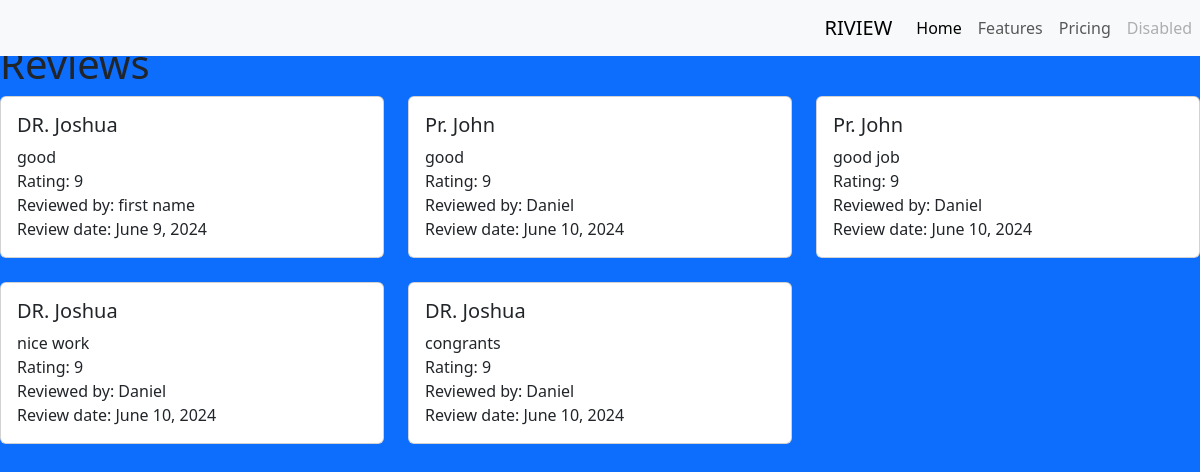
The page /review_list on the database as committed earlier.
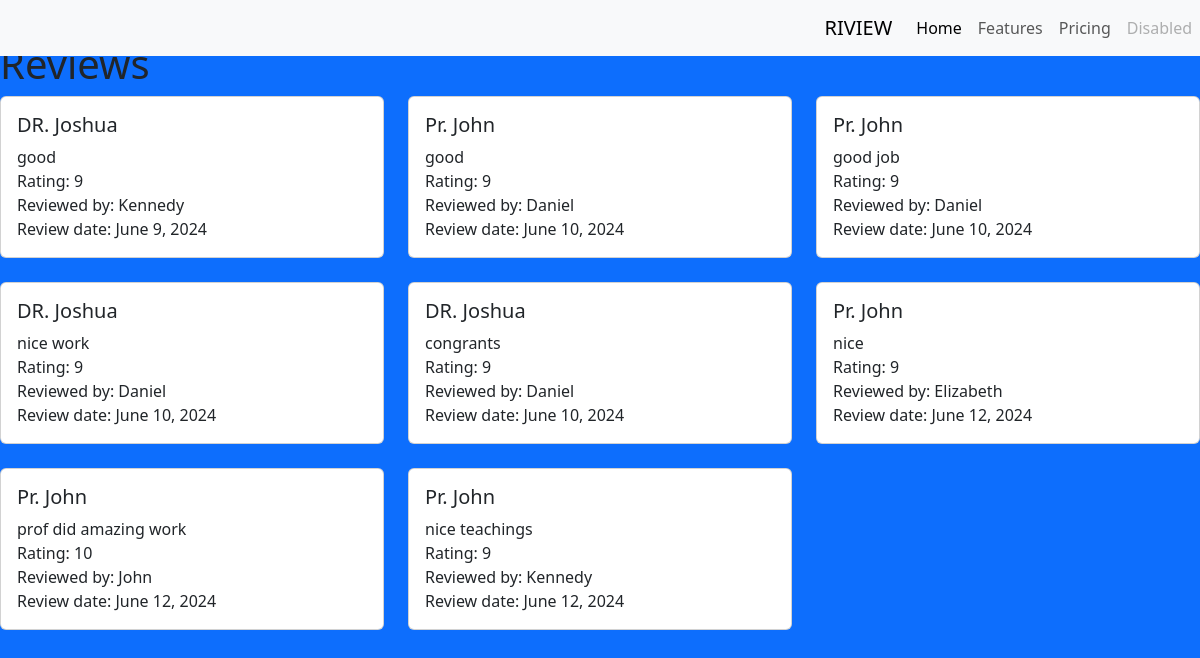
The same page on the database as committed later.
### students/models.py (models this page shows, shortened)
class Review_detail(models.Model):
    lecturer = models.ForeignKey(Lecturer, on_delete=models.CASCADE)
    student = models.ForeignKey(Student, on_delete=models.CASCADE)
    comment = models.TextField()
    rating = models.IntegerField()
    review_date = models.DateField(default=timezone.now)

class Lecturer(models.Model):
    name = models.CharField(max_length=100)
    email = models.EmailField()
    department = models.CharField(max_length=100)
    students = models.ForeignKey(Student, on_delete=models.CASCADE)

class Student(models.Model):
    username = models.CharField(max_length=20)
    first_name = models.CharField(max_length=20)
    last_name = models.CharField(max_length=20)
    phone = models.CharField(max_length=15)
    email = models.EmailField()
    user = models.ForeignKey(User, on_delete=models.CASCADE)
    year_of_study = models.IntegerField()
    program = models.CharField(max_length=100)
    reg_no = models.CharField(max_length=100)
    password= models.CharField(max_length=100)

### students/views.py (the view)
# urls.py: path("review_list", review_list, name="review_list")
def review_list(request):
    reviews = Review_detail.objects.all()
    context = {
        'reviews': reviews
    }
    return render(request, 'review_list.html', context)

### students/templates/review_list.html
{% extends 'base.html' %}
{% block main %}
<h1>Reviews</h1>
<div class="row">
    {% for review in reviews %}
    <div class="col-md-4">
        <div class="card mb-4">
            <div class="card-body">
                <h5 class="card-title">{{ review.lecturer.name }}</h5>
                <div class="card-text">{{ review.comment }}</div>
                <div class="card-text">Rating: {{ review.rating }}</div>
                <div class="card-text">Reviewed by: {{ review.student.first_name }}</div>
                <div class="card-text">Review date: {{ review.review_date }}</div>
            </div>
        </div>
    </div>
    {% empty %}
    <div class="col">
        <p>No reviews yet.</p>
    </div>
    {% endfor %}
</div>
{% endblock %}

### students/templates/base.html (shortened to what this page needs)
<!DOCTYPE html>
<html lang="en">
    <head>
        <link href="https://cdn.jsdelivr.net/npm/bootstrap@5.3.3/dist/css/bootstrap.min.css" rel="stylesheet">
    </head>
    <body class="bg-primary"></body>
        <nav class="navbar navbar-expand-lg navbar-light bg-light fixed-top d-flex">
                <a class="navbar-brand" href="#">RIVIEW</a>
                <div class="collapse navbar-collapse" id="navbarNav">
                    <ul class="navbar-nav">
                        <li class="nav-item">
                            <a class="nav-link active" aria-current="page" href="#">Home</a>
                        </li>
                        <li class="nav-item">
                            <a class="nav-link" href="#">Features</a>
                        </li>
                            <a class="nav-link" href="#">Pricing</a>
                            <a class="nav-link disabled" href="#" tabindex="-1" aria-disabled="true">Disabled</a>
                    </ul>
                </div>
        </nav>
        <p>welcome</p>
            {% block main %}
            {% endblock %}
    </body>
</html>

Rows that differ between the two databases and show on the page:
changed through a linked row, Review_detail "June 9, 2024": student.first_name "first name" → "Kennedy"
added Review_detail: lecturer.name "Pr. John", comment "nice", rating "9", student.first_name "Elizabeth", review_date "June 12, 2024"
added Review_detail: lecturer.name "Pr. John", comment "prof did amazing work", rating "10", student.first_name "John", review_date "June 12, 2024"
added Review_detail: lecturer.name "Pr. John", comment "nice teachings", rating "9", student.first_name "Kennedy", review_date "June 12, 2024"
